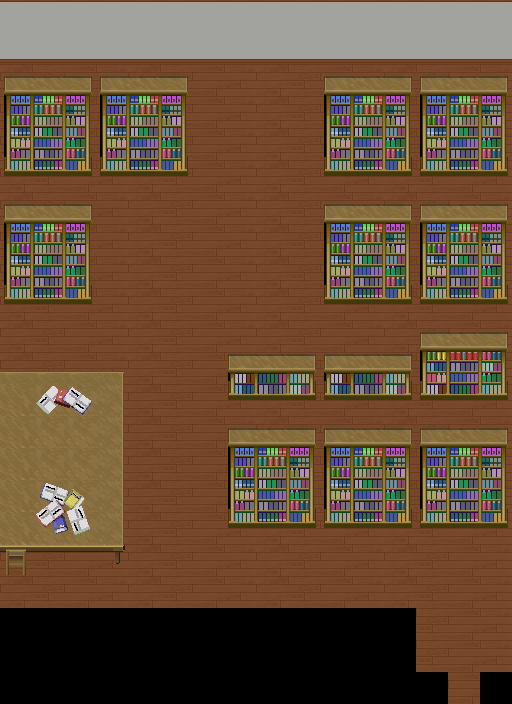

A level layout from a 2D game, rendered from its tile map. Below: a short description, then the map file with tile-grid data replaced by summaries:
An orthogonal 16x22 tile map with 32x32 px tiles, 8 tile layers (layer0, layer1, layer2, layer3, ...), 3 tilesets.

<map version="1.10" tiledversion="1.10.0" orientation="orthogonal" renderorder="right-down" width="16" height="22" tilewidth="32" tileheight="32" infinite="0" nextlayerid="10" nextobjectid="1">
 <tileset firstgid="1" source="res/add_more.tsx" />
 <tileset firstgid="513" source="res/room-01-udy.tsx" />
 <tileset firstgid="929" source="res/room-01-ud.tsx" />
 <layer id="6" name="layer0" width="16" height="22" locked="1">
  <data>[352 cells, 215 non-empty, 1 distinct tile ids]</data>
 </layer>
 <layer id="1" name="layer1" width="16" height="22" locked="1">
  <data>[352 cells, 352 non-empty, 6 distinct tile ids]</data>
 </layer>
 <layer id="2" name="layer2" width="16" height="22" locked="1">
  <data>[352 cells, 56 non-empty, 8 distinct tile ids]</data>
 </layer>
 <layer id="3" name="layer3" width="16" height="22" locked="1">
  <data>[352 cells, 84 non-empty, 24 distinct tile ids]</data>
 </layer>
 <layer id="5" name="layer4" width="16" height="22" locked="1">
  <data>[352 cells, 24 non-empty, 6 distinct tile ids]</data>
 </layer>
 <layer id="7" name="layer5" width="16" height="22" locked="1">
  <data>[352 cells, 18 non-empty, 6 distinct tile ids]</data>
 </layer>
 <layer id="8" name="layer6" width="16" height="22" locked="1">
  <data>[352 cells, 7 non-empty, 5 distinct tile ids]</data>
 </layer>
 <layer id="9" name="layer7" width="16" height="22" locked="1">
  <data>[352 cells, 18 non-empty, 6 distinct tile ids]</data>
 </layer>
</map>
